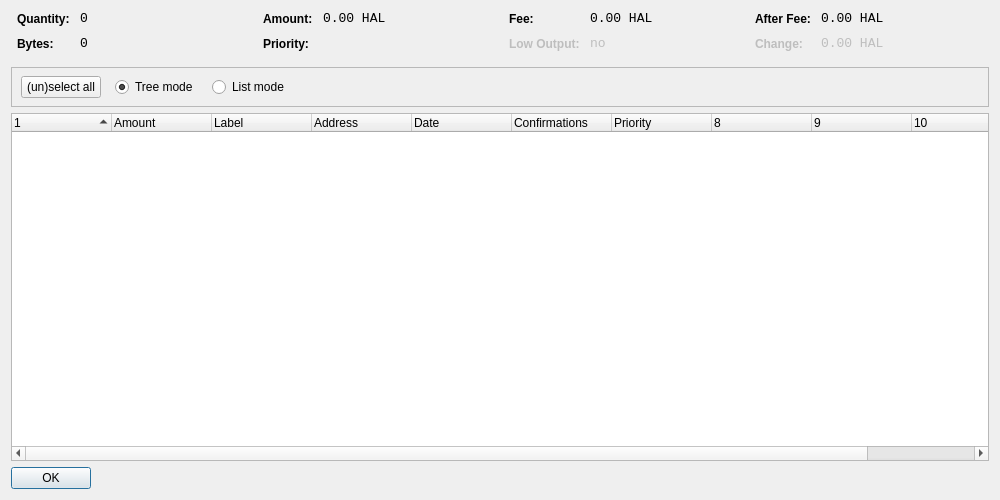
<?xml version="1.0" encoding="UTF-8"?>
<ui version="4.0">
 <class>CoinControlDialog</class>
 <widget class="QDialog" name="CoinControlDialog">
  <property name="geometry">
   <rect>
    <x>0</x>
    <y>0</y>
    <width>1000</width>
    <height>500</height>
   </rect>
  </property>
  <property name="windowTitle">
   <string>Coin Control</string>
  </property>
  <layout class="QVBoxLayout" name="verticalLayout">
   <item>
    <layout class="QHBoxLayout" name="horizontalLayoutTop" stretch="0,0,0,0">
     <property name="topMargin">
      <number>0</number>
     </property>
     <property name="bottomMargin">
      <number>10</number>
     </property>
     <item>
      <layout class="QFormLayout" name="formLayoutCoinControl1">
       <property name="horizontalSpacing">
        <number>10</number>
       </property>
       <property name="verticalSpacing">
        <number>10</number>
       </property>
       <property name="leftMargin">
        <number>6</number>
       </property>
       <property name="rightMargin">
        <number>6</number>
       </property>
       <item row="0" column="0">
        <widget class="QLabel" name="labelCoinControlQuantityText">
         <property name="styleSheet">
          <string notr="true">font-weight:bold;</string>
         </property>
         <property name="text">
          <string>Quantity:</string>
         </property>
        </widget>
       </item>
       <item row="0" column="1">
        <widget class="QLabel" name="labelCoinControlQuantity">
         <property name="font">
          <font>
           <family>Monospace</family>
           <pointsize>10</pointsize>
          </font>
         </property>
         <property name="cursor">
          <cursorShape>IBeamCursor</cursorShape>
         </property>
         <property name="contextMenuPolicy">
          <enum>Qt::ActionsContextMenu</enum>
         </property>
         <property name="text">
          <string notr="true">0</string>
         </property>
         <property name="textInteractionFlags">
          <set>Qt::LinksAccessibleByMouse|Qt::TextSelectableByKeyboard|Qt::TextSelectableByMouse</set>
         </property>
        </widget>
       </item>
       <item row="1" column="0">
        <widget class="QLabel" name="labelCoinControlBytesText">
         <property name="styleSheet">
          <string notr="true">font-weight:bold;</string>
         </property>
         <property name="text">
          <string>Bytes:</string>
         </property>
        </widget>
       </item>
       <item row="1" column="1">
        <widget class="QLabel" name="labelCoinControlBytes">
         <property name="font">
          <font>
           <family>Monospace</family>
           <pointsize>10</pointsize>
          </font>
         </property>
         <property name="cursor">
          <cursorShape>IBeamCursor</cursorShape>
         </property>
         <property name="contextMenuPolicy">
          <enum>Qt::ActionsContextMenu</enum>
         </property>
         <property name="text">
          <string notr="true">0</string>
         </property>
         <property name="textInteractionFlags">
          <set>Qt::LinksAccessibleByMouse|Qt::TextSelectableByKeyboard|Qt::TextSelectableByMouse</set>
         </property>
        </widget>
       </item>
      </layout>
     </item>
     <item>
      <layout class="QFormLayout" name="formLayoutCoinControl2">
       <property name="horizontalSpacing">
        <number>10</number>
       </property>
       <property name="verticalSpacing">
        <number>10</number>
       </property>
       <property name="leftMargin">
        <number>6</number>
       </property>
       <property name="rightMargin">
        <number>6</number>
       </property>
       <item row="0" column="0">
        <widget class="QLabel" name="labelCoinControlAmountText">
         <property name="styleSheet">
          <string notr="true">font-weight:bold;</string>
         </property>
         <property name="text">
          <string>Amount:</string>
         </property>
        </widget>
       </item>
       <item row="0" column="1">
        <widget class="QLabel" name="labelCoinControlAmount">
         <property name="font">
          <font>
           <family>Monospace</family>
           <pointsize>10</pointsize>
          </font>
         </property>
         <property name="cursor">
          <cursorShape>IBeamCursor</cursorShape>
         </property>
         <property name="contextMenuPolicy">
          <enum>Qt::ActionsContextMenu</enum>
         </property>
         <property name="text">
          <string notr="true">0.00 HAL</string>
         </property>
         <property name="textInteractionFlags">
          <set>Qt::LinksAccessibleByMouse|Qt::TextSelectableByKeyboard|Qt::TextSelectableByMouse</set>
         </property>
        </widget>
       </item>
       <item row="1" column="0">
        <widget class="QLabel" name="labelCoinControlPriorityText">
         <property name="styleSheet">
          <string notr="true">font-weight:bold;</string>
         </property>
         <property name="text">
          <string>Priority:</string>
         </property>
        </widget>
       </item>
       <item row="1" column="1">
        <widget class="QLabel" name="labelCoinControlPriority">
         <property name="font">
          <font>
           <family>Monospace</family>
           <pointsize>10</pointsize>
          </font>
         </property>
         <property name="cursor">
          <cursorShape>IBeamCursor</cursorShape>
         </property>
         <property name="contextMenuPolicy">
          <enum>Qt::ActionsContextMenu</enum>
         </property>
         <property name="text">
          <string/>
         </property>
         <property name="textInteractionFlags">
          <set>Qt::LinksAccessibleByMouse|Qt::TextSelectableByKeyboard|Qt::TextSelectableByMouse</set>
         </property>
        </widget>
       </item>
      </layout>
     </item>
     <item>
      <layout class="QFormLayout" name="formLayoutCoinControl3">
       <property name="horizontalSpacing">
        <number>10</number>
       </property>
       <property name="verticalSpacing">
        <number>10</number>
       </property>
       <property name="leftMargin">
        <number>6</number>
       </property>
       <property name="rightMargin">
        <number>6</number>
       </property>
       <item row="0" column="0">
        <widget class="QLabel" name="labelCoinControlFeeText">
         <property name="styleSheet">
          <string notr="true">font-weight:bold;</string>
         </property>
         <property name="text">
          <string>Fee:</string>
         </property>
        </widget>
       </item>
       <item row="0" column="1">
        <widget class="QLabel" name="labelCoinControlFee">
         <property name="font">
          <font>
           <family>Monospace</family>
           <pointsize>10</pointsize>
          </font>
         </property>
         <property name="cursor">
          <cursorShape>IBeamCursor</cursorShape>
         </property>
         <property name="contextMenuPolicy">
          <enum>Qt::ActionsContextMenu</enum>
         </property>
         <property name="text">
          <string notr="true">0.00 HAL</string>
         </property>
         <property name="textInteractionFlags">
          <set>Qt::LinksAccessibleByMouse|Qt::TextSelectableByKeyboard|Qt::TextSelectableByMouse</set>
         </property>
        </widget>
       </item>
       <item row="1" column="0">
        <widget class="QLabel" name="labelCoinControlLowOutputText">
         <property name="enabled">
          <bool>false</bool>
         </property>
         <property name="styleSheet">
          <string notr="true">font-weight:bold;</string>
         </property>
         <property name="text">
          <string>Low Output:</string>
         </property>
        </widget>
       </item>
       <item row="1" column="1">
        <widget class="QLabel" name="labelCoinControlLowOutput">
         <property name="enabled">
          <bool>false</bool>
         </property>
         <property name="font">
          <font>
           <family>Monospace</family>
           <pointsize>10</pointsize>
          </font>
         </property>
         <property name="cursor">
          <cursorShape>IBeamCursor</cursorShape>
         </property>
         <property name="contextMenuPolicy">
          <enum>Qt::ActionsContextMenu</enum>
         </property>
         <property name="text">
          <string notr="true">no</string>
         </property>
         <property name="textInteractionFlags">
          <set>Qt::LinksAccessibleByMouse|Qt::TextSelectableByKeyboard|Qt::TextSelectableByMouse</set>
         </property>
        </widget>
       </item>
      </layout>
     </item>
     <item>
      <layout class="QFormLayout" name="formLayoutCoinControl4">
       <property name="horizontalSpacing">
        <number>10</number>
       </property>
       <property name="verticalSpacing">
        <number>10</number>
       </property>
       <property name="leftMargin">
        <number>6</number>
       </property>
       <property name="rightMargin">
        <number>6</number>
       </property>
       <item row="0" column="0">
        <widget class="QLabel" name="labelCoinControlAfterFeeText">
         <property name="styleSheet">
          <string notr="true">font-weight:bold;</string>
         </property>
         <property name="text">
          <string>After Fee:</string>
         </property>
        </widget>
       </item>
       <item row="0" column="1">
        <widget class="QLabel" name="labelCoinControlAfterFee">
         <property name="font">
          <font>
           <family>Monospace</family>
           <pointsize>10</pointsize>
          </font>
         </property>
         <property name="cursor">
          <cursorShape>IBeamCursor</cursorShape>
         </property>
         <property name="contextMenuPolicy">
          <enum>Qt::ActionsContextMenu</enum>
         </property>
         <property name="text">
          <string notr="true">0.00 HAL</string>
         </property>
         <property name="textInteractionFlags">
          <set>Qt::LinksAccessibleByMouse|Qt::TextSelectableByKeyboard|Qt::TextSelectableByMouse</set>
         </property>
        </widget>
       </item>
       <item row="1" column="0">
        <widget class="QLabel" name="labelCoinControlChangeText">
         <property name="enabled">
          <bool>false</bool>
         </property>
         <property name="styleSheet">
          <string notr="true">font-weight:bold;</string>
         </property>
         <property name="text">
          <string>Change:</string>
         </property>
        </widget>
       </item>
       <item row="1" column="1">
        <widget class="QLabel" name="labelCoinControlChange">
         <property name="enabled">
          <bool>false</bool>
         </property>
         <property name="font">
          <font>
           <family>Monospace</family>
           <pointsize>10</pointsize>
          </font>
         </property>
         <property name="cursor">
          <cursorShape>IBeamCursor</cursorShape>
         </property>
         <property name="contextMenuPolicy">
          <enum>Qt::ActionsContextMenu</enum>
         </property>
         <property name="text">
          <string notr="true">0.00 HAL</string>
         </property>
         <property name="textInteractionFlags">
          <set>Qt::LinksAccessibleByMouse|Qt::TextSelectableByKeyboard|Qt::TextSelectableByMouse</set>
         </property>
        </widget>
       </item>
      </layout>
     </item>
    </layout>
   </item>
   <item>
    <widget class="QFrame" name="frame">
     <property name="minimumSize">
      <size>
       <width>0</width>
       <height>40</height>
      </size>
     </property>
     <property name="frameShape">
      <enum>QFrame::StyledPanel</enum>
     </property>
     <property name="frameShadow">
      <enum>QFrame::Sunken</enum>
     </property>
     <widget class="QWidget" name="horizontalLayoutWidget">
      <property name="geometry">
       <rect>
        <x>10</x>
        <y>0</y>
        <width>781</width>
        <height>41</height>
       </rect>
      </property>
      <layout class="QHBoxLayout" name="horizontalLayoutPanel" stretch="0,0,0,0,0">
       <property name="spacing">
        <number>14</number>
       </property>
       <item>
        <widget class="QPushButton" name="pushButtonSelectAll">
         <property name="sizePolicy">
          <sizepolicy hsizetype="Maximum" vsizetype="Fixed">
           <horstretch>0</horstretch>
           <verstretch>0</verstretch>
          </sizepolicy>
         </property>
         <property name="text">
          <string>(un)select all</string>
         </property>
        </widget>
       </item>
       <item>
        <widget class="QRadioButton" name="radioTreeMode">
         <property name="sizePolicy">
          <sizepolicy hsizetype="Maximum" vsizetype="Fixed">
           <horstretch>0</horstretch>
           <verstretch>0</verstretch>
          </sizepolicy>
         </property>
         <property name="text">
          <string>Tree mode</string>
         </property>
         <property name="checked">
          <bool>true</bool>
         </property>
        </widget>
       </item>
       <item>
        <widget class="QRadioButton" name="radioListMode">
         <property name="sizePolicy">
          <sizepolicy hsizetype="Maximum" vsizetype="Fixed">
           <horstretch>0</horstretch>
           <verstretch>0</verstretch>
          </sizepolicy>
         </property>
         <property name="text">
          <string>List mode</string>
         </property>
        </widget>
       </item>
       <item>
        <spacer name="horizontalSpacer">
         <property name="orientation">
          <enum>Qt::Horizontal</enum>
         </property>
         <property name="sizeHint" stdset="0">
          <size>
           <width>40</width>
           <height>20</height>
          </size>
         </property>
        </spacer>
       </item>
      </layout>
     </widget>
    </widget>
   </item>
   <item>
    <widget class="CoinControlTreeWidget" name="treeWidget">
     <property name="contextMenuPolicy">
      <enum>Qt::CustomContextMenu</enum>
     </property>
     <property name="sortingEnabled">
      <bool>false</bool>
     </property>
     <property name="columnCount">
      <number>11</number>
     </property>
     <attribute name="headerShowSortIndicator" stdset="0">
      <bool>true</bool>
     </attribute>
     <attribute name="headerStretchLastSection">
      <bool>false</bool>
     </attribute>
     <column>
      <property name="text">
       <string/>
      </property>
     </column>
     <column>
      <property name="text">
       <string>Amount</string>
      </property>
     </column>
     <column>
      <property name="text">
       <string>Label</string>
      </property>
     </column>
     <column>
      <property name="text">
       <string>Address</string>
      </property>
     </column>
     <column>
      <property name="text">
       <string>Date</string>
      </property>
     </column>
     <column>
      <property name="text">
       <string>Confirmations</string>
      </property>
      <property name="toolTip">
       <string>Confirmed</string>
      </property>
     </column>
     <column>
      <property name="text">
       <string>Priority</string>
      </property>
     </column>
     <column>
      <property name="text">
       <string/>
      </property>
     </column>
     <column>
      <property name="text">
       <string/>
      </property>
     </column>
     <column>
      <property name="text">
       <string/>
      </property>
     </column>
     <column>
      <property name="text">
       <string/>
      </property>
     </column>
    </widget>
   </item>
   <item>
    <widget class="QDialogButtonBox" name="buttonBox">
     <property name="sizePolicy">
      <sizepolicy hsizetype="Maximum" vsizetype="Fixed">
       <horstretch>0</horstretch>
       <verstretch>0</verstretch>
      </sizepolicy>
     </property>
     <property name="orientation">
      <enum>Qt::Horizontal</enum>
     </property>
     <property name="standardButtons">
      <set>QDialogButtonBox::Ok</set>
     </property>
    </widget>
   </item>
  </layout>
 </widget>
 <customwidgets>
  <customwidget>
   <class>CoinControlTreeWidget</class>
   <extends>QTreeWidget</extends>
   <header>coincontroltreewidget.h</header>
  </customwidget>
 </customwidgets>
 <resources/>
 <connections/>
</ui>
